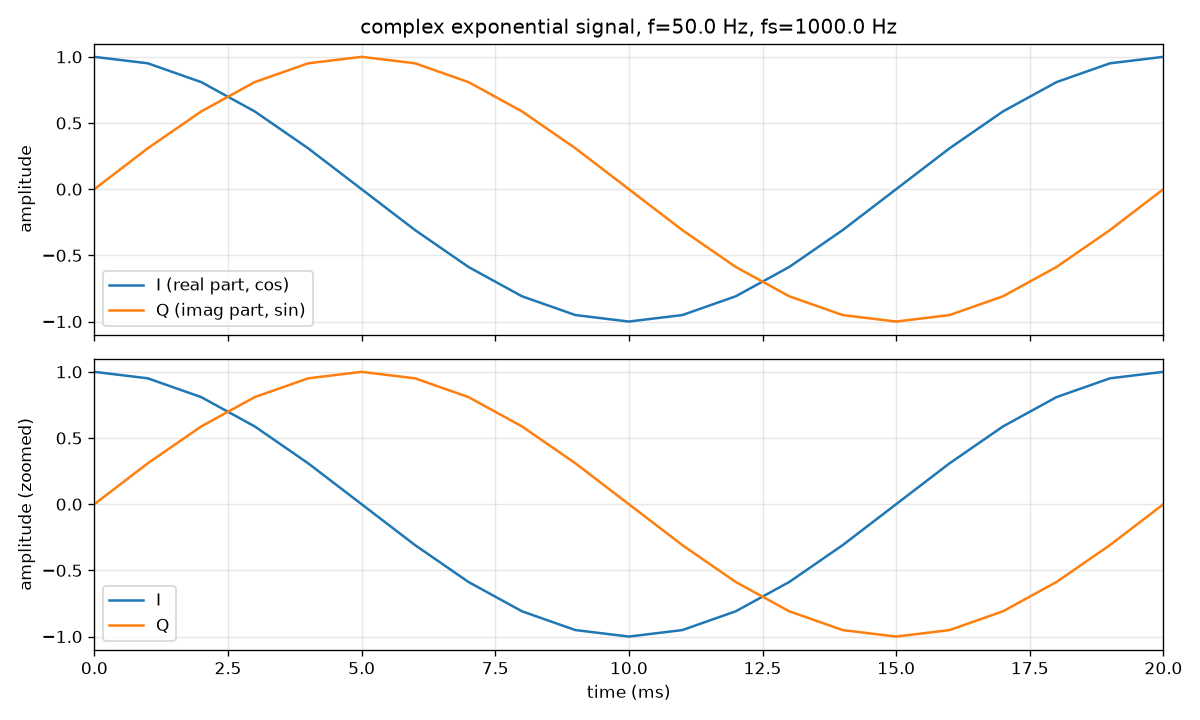

Python code for this plot:
# Generate a complex exponential signal,
# plot its I/Q separately.
import matplotlib.pyplot as plt
import numpy as np


fs = 1000.0
duration = 0.05
f = 50.0

n = np.arange(int(fs * duration))
t = n / fs

x = np.exp(1j * 2 * np.pi * f * t).astype(np.complex64) # e^(jθ)

i_component = x.real    # I
q_component = x.imag    # Q

print("dtype of x   =", x.dtype)
print("x[0]         =", x[0])
print("x[5]         =", x[5])
print("magnitude of x[5] =", np.abs(x[5]))  # -> sqrt(real² + imag²) -> cos²(θ)+sin²(θ)=1

fig, axes = plt.subplots(2, 1, figsize=(10, 6), sharex=True)

axes[0].plot(t * 1000, i_component, label="I (real part, cos)", color="C0")
axes[0].plot(t * 1000, q_component, label="Q (imag part, sin)", color="C1")
axes[0].set_ylabel("amplitude")
axes[0].set_title(f"complex exponential signal, f={f} Hz, fs={fs} Hz")
axes[0].legend()
axes[0].grid(True, alpha=0.3)

axes[1].plot(t * 1000, i_component, label="I", color="C0")
axes[1].plot(t * 1000, q_component, label="Q", color="C1")
axes[1].set_xlabel("time (ms)")
axes[1].set_ylabel("amplitude (zoomed)")
axes[1].set_xlim(0, 20) # zoom in
axes[1].legend()
axes[1].grid(True, alpha=0.3)

fig.tight_layout()
fig.savefig("week1/d15_complex_signal.png", dpi=120)
print("saved to d15_complex_signal.png")
